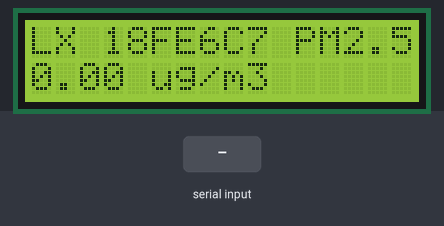
This sketch was run on a simulated Arduino Uno, built with avr-gcc and run on an emulated ATmega328P. Shown: 16×2 character LCD. The test bench sets the inputs (shaded band).

Above: at 1.2 s.
1.3 s: "PM2.5 :\n" received over the second serial link
At 3.2 s:
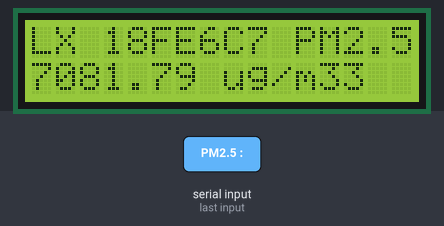
3.5 s: "1" received over the second serial link
At 4.6 s:
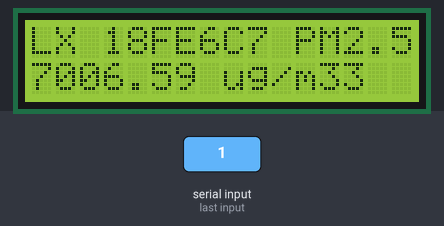
Timing chart, 0 to 6.5 s (numbered marks = the images above; inputs shaded):
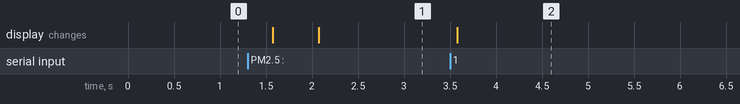

Measured:
- after the input at 1.3 s, the display: first changes after 0.27 s (image 1 shows a later state)
- after the input at 3.5 s, the display: changes after 0.08 s (image 2)

The sketch:

src.ino
```cpp
/*

Air quality Meter
The circuit:
 * LCD RS pin to digital pin 12
 * LCD Enable pin to digital pin 10
 * LCD D4 pin to digital pin 7
 * LCD D5 pin to digital pin 6
 * LCD D6 pin to digital pin 5
 * LCD D7 pin to digital pin 4
 * LCD R/W pin to ground
 * LCD VSS pin to ground
 * LCD VCC pin to 5V
 * 10K resistor:
 * ends to +5V and ground
 * wiper to LCD VO pin (pin 3)
 *

Autor:    zhp@126.com
Website:  http://www.hellophp.cn
Weibo:    http://weibo.com/superengine
Twitter:  https://twitter.com/Mfrbee
*/


#include <SoftwareSerial.h>
#include <LiquidCrystal.h>


SoftwareSerial pm25Serial(2, 3); // RX, TX  ,PIN2,3 ,3 IS Empty now
//170,0,16,0,73,89,255

int data[7];
int data_index=0;

LiquidCrystal lcd(12, 10, 7, 6, 5, 4);


void setup() {
  // Open serial communications and wait for port to open:
  Serial.begin(57600);
  while (!Serial) {
    ; // wait for serial port to connect. Needed for native USB port only
  }

  lcd.begin(16, 2);
  // Print a message to the LCD.
  lcd.print("LX 18FE6C7 PM2.5");


  // set the data rate for the SoftwareSerial port
  pm25Serial.begin(2400);

}

void loop() { // run over and over

  fill_pm25_queue();

  lcd.setCursor(0, 1);
  // print the number of seconds since reset:
  lcd.print(String(read_pm25())+" ug/m3");

  //Serial.println("PM2.5 :"+String(read_pm25()));
  //debug_read_pm25();
  delay(500);

}

void fill_pm25_queue()
{
   while (pm25Serial.available()) {
     int intbit=pm25Serial.read();
     data[data_index]=intbit;
     data_index=(data_index+1)%7;
     if(data_index==0) break; //new data frame ready, release the control priv
   }
}


float read_pm25()
{
    int start_idx=0;
    for(int i=0;i<7;i++)
    {
      // first 255,second 170 for ready data frame
      if(data[i]==255 && data[(i+1)%7]==170)
      {
       start_idx=(i+2)%7;
       break;
      }
    }

    long vout_h=data[start_idx];
    long vout_l=data[(start_idx+1)%7];
    long vref_h=data[(start_idx+2)%7];
    long vref_l=data[(start_idx+3)%7];
    long v_check=data[(start_idx+4)%7];
    float A=550; //Magic  number
    double ucd=((vout_h*256+vout_l)*5*A)/1024;
    return ucd;

}


void debug_read_pm25()
{
  for(int i=0;i<7;i++)
  {
      Serial.print(String(data[i])+",");
  }
  Serial.println("idx:"+String(data_index));
}
```
